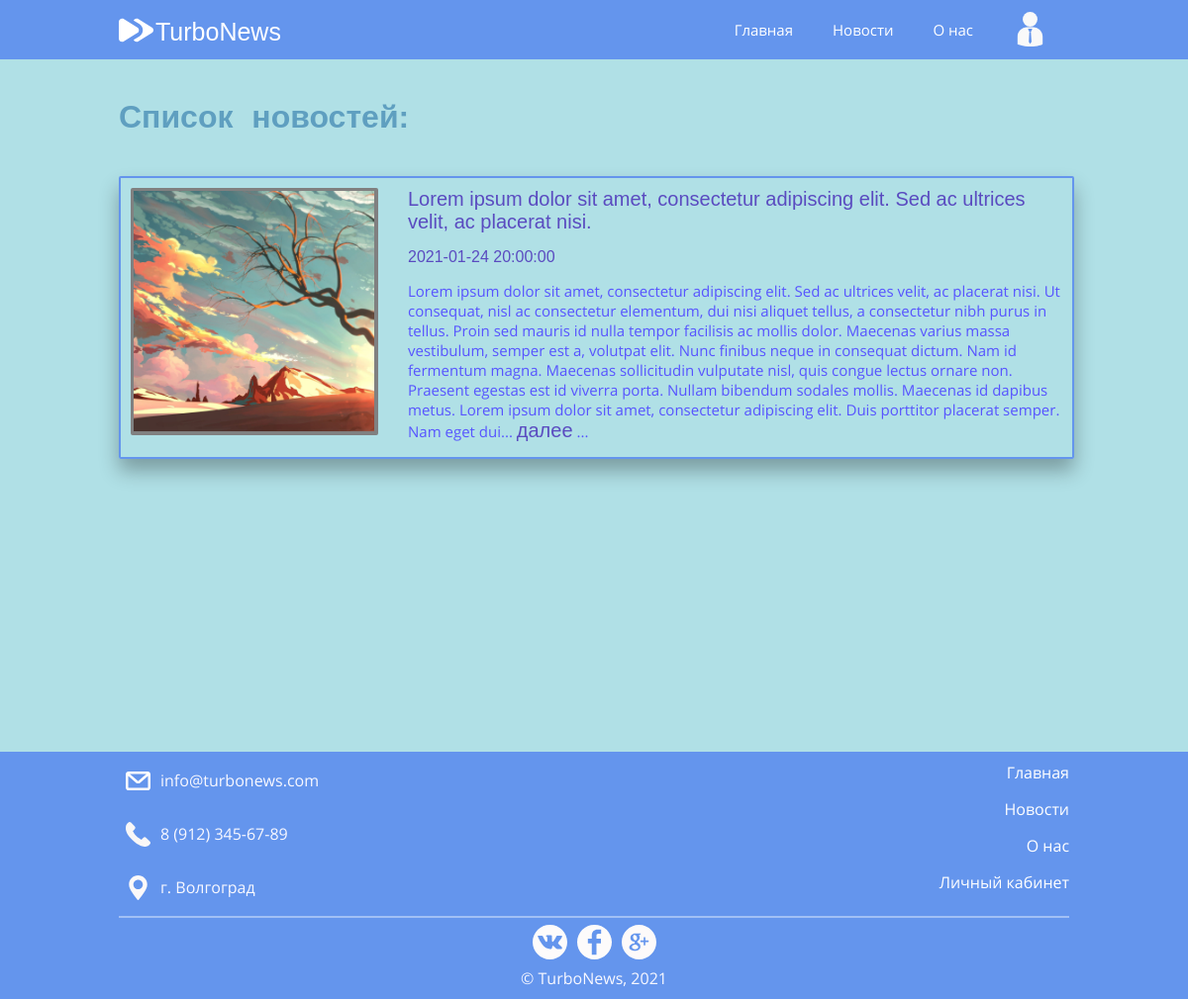
The app's page /index.php?page=entertainmentNews with its own data.
### tables this page shows
CREATE TABLE `news` (
  `news_id` int(11) NOT NULL,
  `news_title` mediumtext NOT NULL,
  `news_text` longtext NOT NULL,
  `news_image` mediumtext DEFAULT NULL,
  `news_date` timestamp NOT NULL DEFAULT current_timestamp(),
  `news_type` varchar(50) NOT NULL
);

### pages/entertainmentNews.php (the view, shortened to what this page needs)
<h1 id="mainTitle">Список новостей:</h1>
<?php
	require_once 'connection.php';
	$connectEntNewsPage = mysqli_connect($hostname, $username, $password, $database)
		or die('Error' . mysqli_error($connectEntNewsPage));
	mysqli_set_charset($connectEntNewsPage, 'utf-8');
				?>
				<?php
	$queryEntNewsLoad = "SELECT * FROM news";
	$loadEntNews = mysqli_query($connectEntNewsPage, $queryEntNewsLoad)
		or die('Error' . mysqli_error($connectEntNewsPage));
	if($loadEntNews) {
		while($entNews = mysqli_fetch_array($loadEntNews)) {
			if($entNews['news_type'] == "entertainment") {
				$cutNewsText = $entNews['news_text'];
				$currentNewsID = $entNews['news_id'];
				$cutNewsText = substr($cutNewsText, 0, 660);
				$cutNewsText = rtrim($cutNewsText, "!,.-");
				$cutNewsText = substr($cutNewsText, 0, strrpos($cutNewsText, ' '));
				$readyCurrentNewsText = $cutNewsText . "... " . "<a href='index.php?page=openedNewsPage&NID=$currentNewsID' class='newsMoreBtn'>далее</a>" . " ...";
				if($entNews['news_image'] != NULL) {
					?>
					<div class="newsContainerWithPhoto">
						<div class="newsImage">
							<a href="index.php?page=openedNewsPage&NID=<?php echo $entNews['news_id']; ?>" class="newsMoreBtn">
								<img src="../images/newsPhotos/<?php echo $entNews['news_image']; ?>">
							</a>
						</div>
						<div class="newsTitle">
							<a href="index.php?page=openedNewsPage&NID=<?php echo $entNews['news_id']; ?>" class="newsMoreBtn">
								<?php echo $entNews['news_title']; ?>
							</a>
						</div>
						<div class="newsDate">
							<?php echo $entNews['news_date']; ?>
						</div>
						<div class="newsText">
							<?php echo $readyCurrentNewsText; ?>
						</div>
					</div>
					<?php
				}
			}
		}
	}
?>

### styles/site.css (style rules this page uses)
body, html { padding: 0; margin: 0; color: #F8F8FF; font-family: "OpenSans", sans-serif; background-color: #B0E0E6; }
#mainTitle { float: left; width: 100%; margin-top: 30px; font-family: Exo, sans-serif; font-size: 2em; word-spacing: 10px; color: #5F9FC0; }
.newsContainerWithPhoto { margin-top: 20px; float: left; width: 98%; min-height: 200px; padding: 10px; border: 2px solid #6495ED; border-radius: 2px 2px 2px 2px; margin-bottom: 25px; display: inline; position: relative; box-shadow: 0 12px 20px rgba(0, 0, 0, 0.3); }
.newsImage { margin-right: 30px; float: left; width: 250px; height: 250px; background-color: #808080; border-radius: 2px 2px 2px 2px; }
.newsImage img { width: 97%; height: 97%; padding: 3px; object-fit: cover; object-position: center; }
.newsMoreBtn { width: 100%; text-align: left; font-family: Exo, sans-serif; text-decoration: none; color: #5A4BC0; font-size: 20px; }
.newsDate { text-align: left; margin-top: 15px; margin-bottom: 15px; font-family: Exo, sans-serif; color: #5A4BC0; }
.newsText { font-family: OpenSans, sans-serif; color: #5754FF; font-size: 15px; margin-bottom: 5px; }

### records on screen
news: news_image (picture), news_title "Lorem ipsum dolor sit amet, consectetur adipiscing elit. Sed ac ultrices velit, ac placerat nisi.", news_date "2021-01-24 20:00:00", news_text "Lorem ipsum dolor sit amet, consectetur adipiscing elit. Sed ac ultrices velit, ac placerat nisi. Ut consequat, nisl ac consectetur elementum, dui nisi aliquet tellus, a consectetur nibh purus in tellus. Proin sed mauris id nulla tempor facilisis ac mollis dolor. Maecenas varius massa vestibulum, semper est a, volutpat elit. Nunc finibus neque in consequat dictum. Nam id fermentum magna. Maecenas sollicitudin vulputate nisl, quis congue lectus ornare non. Praesent egestas est id viverra porta. Nullam bibendum sodales mollis. Maecenas id dapibus metus. Lorem ipsum dolor sit amet, consectetur adipiscing elit. Duis porttitor placerat semper. Nam eget dui"
